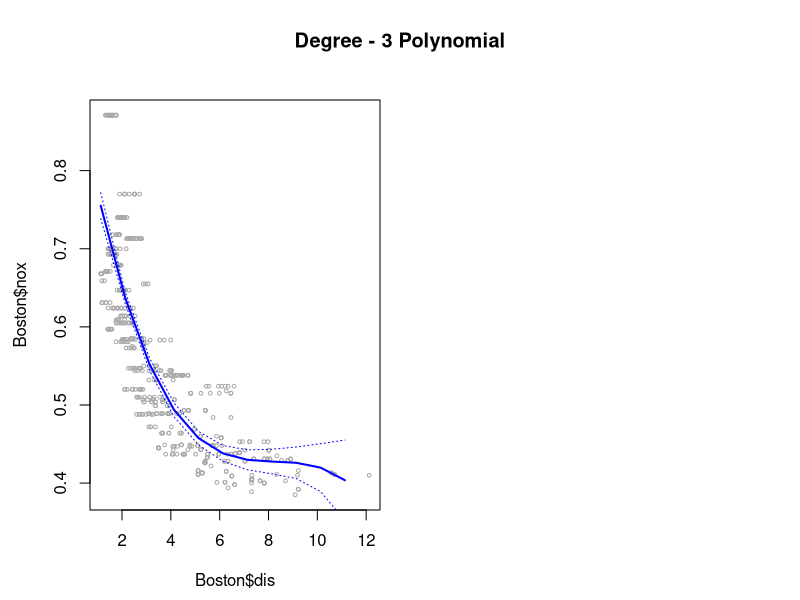
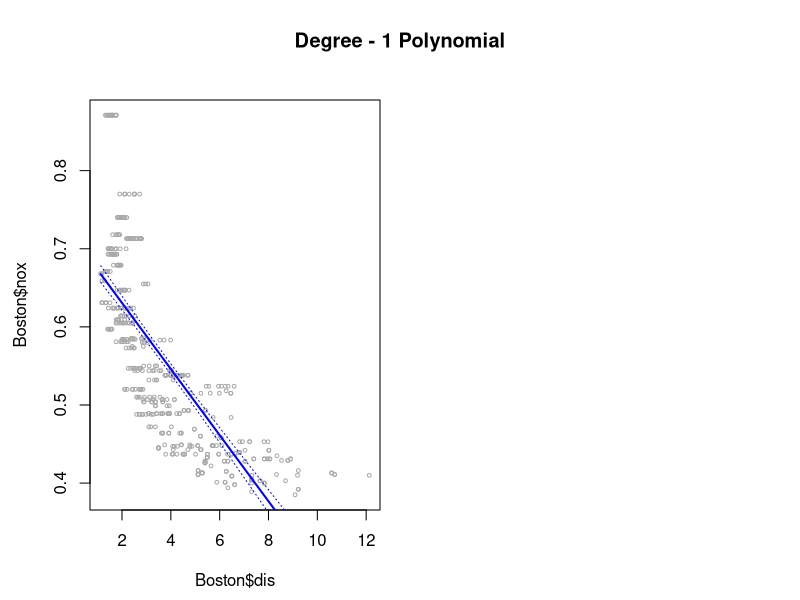
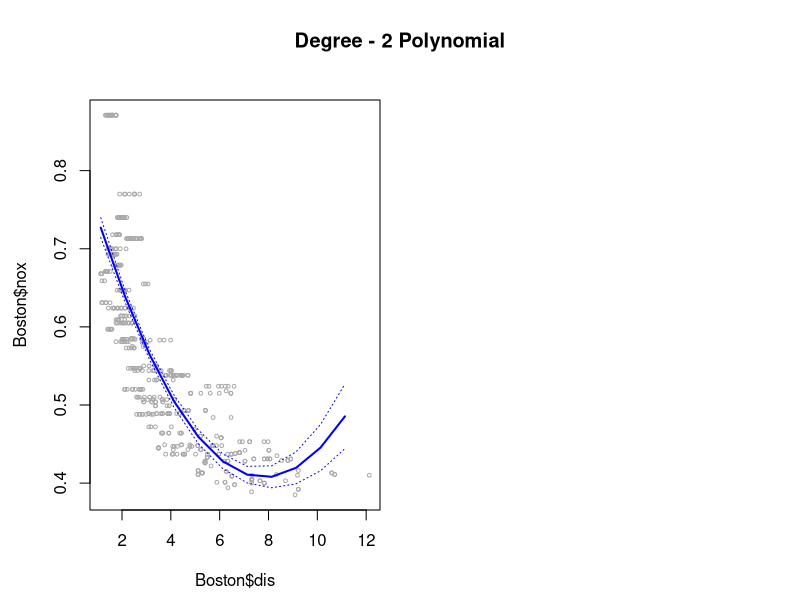
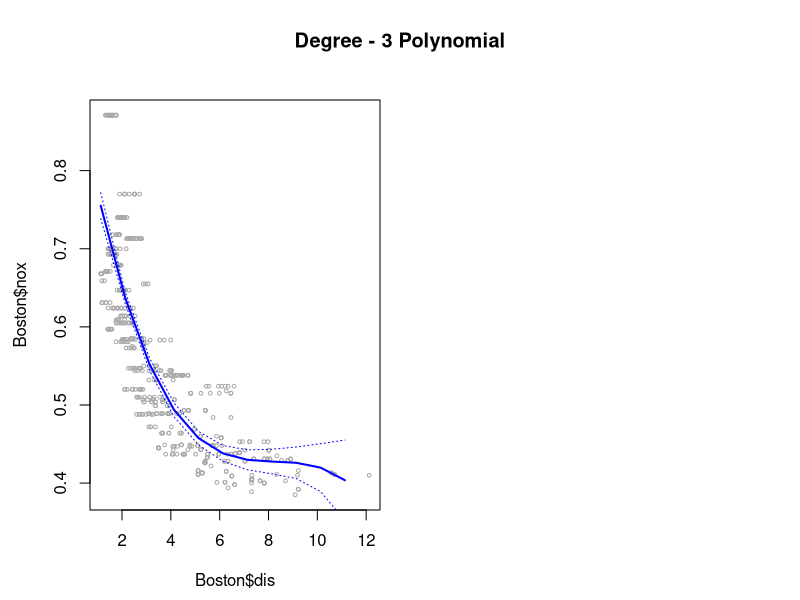
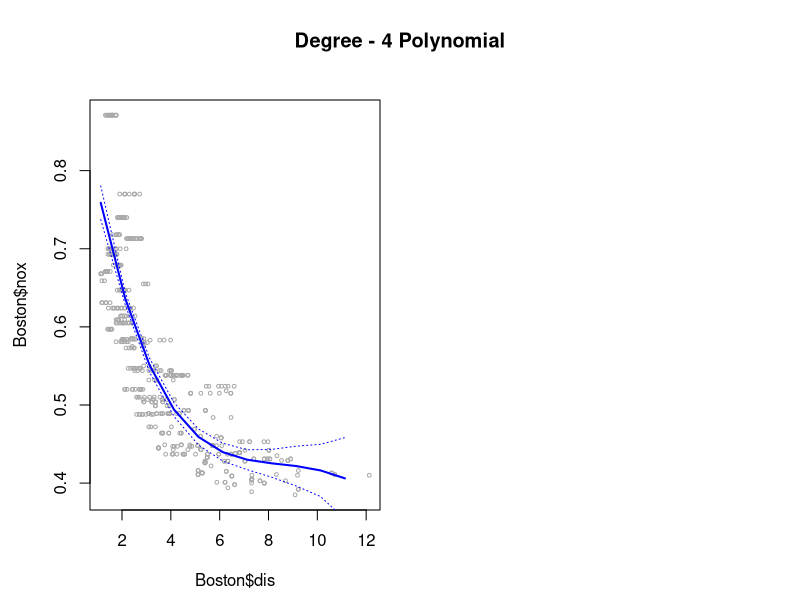
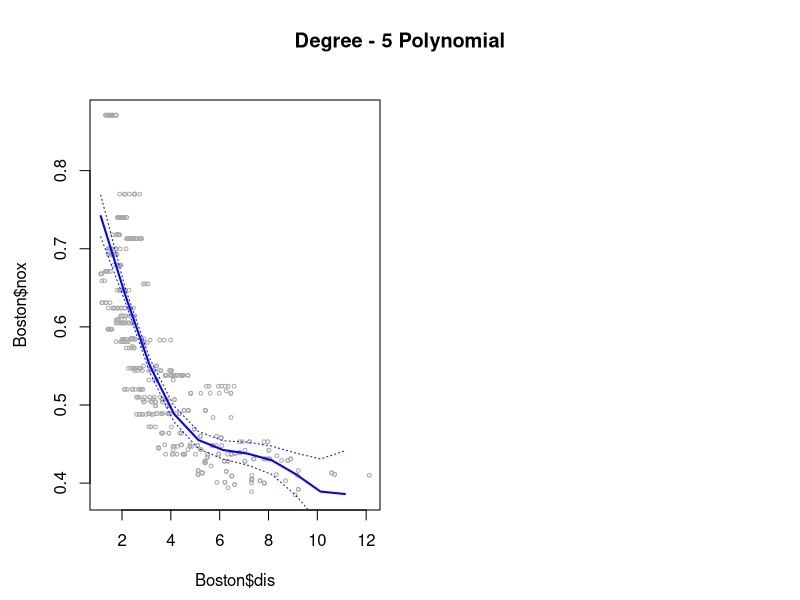
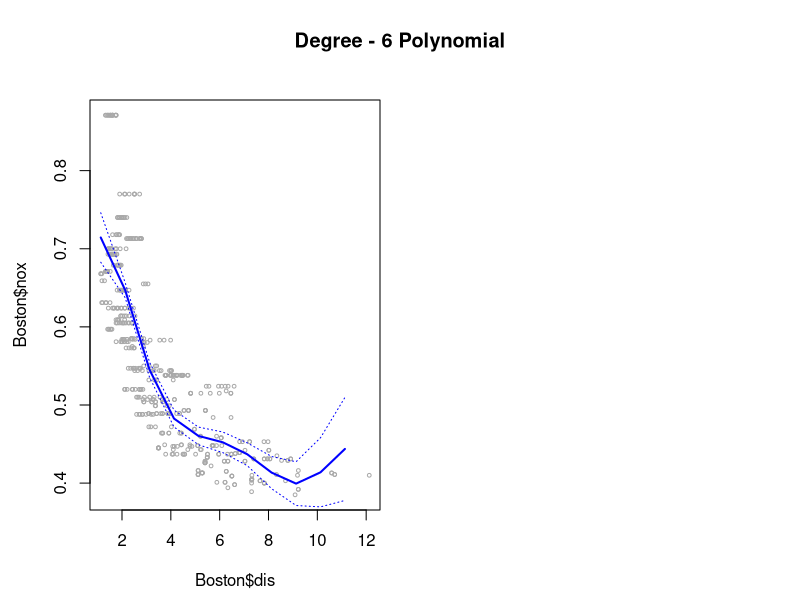
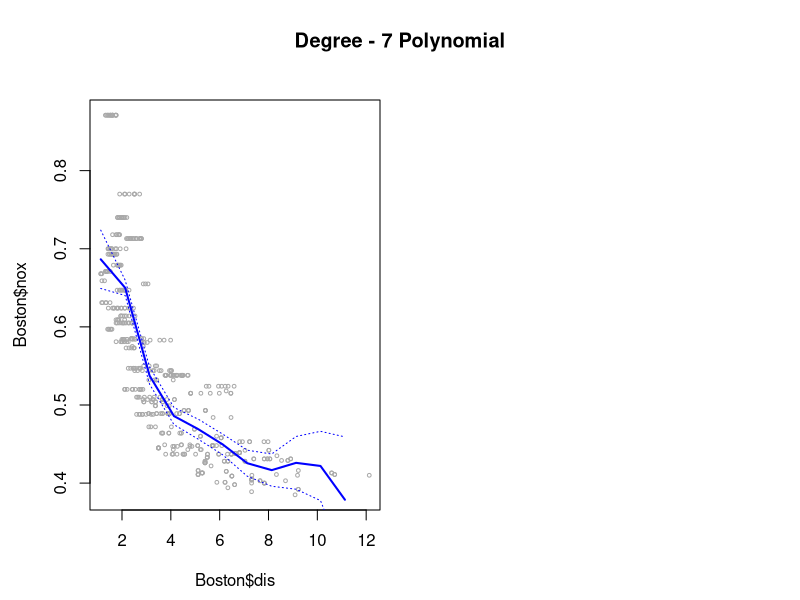

These figures' R source, in order: (Note: this script raises an error after producing the figures.)
# This question uses the variables dis (the weighted mean of distances
# to five Boston employment centers) and nox (nitrogen oxides concentration
# in parts per 10 million) from the Boston data. We will treat
# dis as the predictor and nox as the response.
library(MASS)



# (a) Use the poly() function to fit a cubic polynomial regression to
# predict nox using dis. Report the regression output, and plot
# the resulting data and polynomial fits.



fit_nox3 = lm(nox ~ poly(dis, 3), data = Boston)

dislims = range(Boston$dis)
dis.grid = seq(from = dislims[1], to = dislims[2])
preds = predict(fit_nox3, newdata = list(dis = dis.grid), se = TRUE)
se.bands = cbind(preds$fit + 2 * preds$se.fit, preds$fit - 2 * preds$se.fit)

par(mfrow = c(1, 2), mar = c(4.5, 4.5, 1, 1), oma = c(0, 0, 4, 0))
plot(Boston$dis, Boston$nox, xlim = dislims, cex = .5, col = "darkgrey")
title("Degree - 3 Polynomial", outer = T)
lines(dis.grid, preds$fit, lwd = 2, col = "blue")
matlines(dis.grid, se.bands, lwd = 1, col = "blue", lty = 3)


# (b) Plot the polynomial fits for a range of different polynomial
# degrees (say, from 1 to 10), and report the associated residual
# sum of squares.


##  RSS generator
all_rss = rep(NA, 10)
for (i in 1:10){
  assign(paste0("fit_nox_", i), lm(nox ~ poly(dis, i), data = Boston))
  all_rss[i] = sum(get(paste0("fit_nox_", i))$residuals ^ 2)
}
round(all_rss, 3)

##  Plot Generator
#### Could get neither mfrow nor layout to work to display more than one
#### plot at a time coming out of the loop.
# par(mfrow = c(4,3))
# layout(matrix(c(1, 2, 3, 4, 5, 6, 7, 8, 9, 10), 5, 2, byrow = TRUE))
for (i in 1:10){
  assign(paste0("fit_nox_", i), lm(nox ~ poly(dis, i), data = Boston))
  dislims = range(Boston$dis)
  dis.grid = seq(from = dislims[1], to = dislims[2])
  preds = predict(get(paste0("fit_nox_", i)), newdata = list(dis = dis.grid), se = TRUE)
  se.bands = cbind(preds$fit + 2 * preds$se.fit, preds$fit - 2 * preds$se.fit)
  
  par(mfrow = c(1, 2), mar = c(4.5, 4.5, 1, 1), oma = c(0, 0, 4, 0))
  plot(Boston$dis, Boston$nox, xlim = dislims, cex = .5, col = "darkgrey")
  title(paste0("Degree - ", i, " Polynomial"), outer = T)
  lines(dis.grid, preds$fit, lwd = 2, col = "blue")
  matlines(dis.grid, se.bands, lwd = 1, col = "blue", lty = 3)
}



#### Combined RSS and plot generator.
all_rss = rep(NA, 10)
for (i in 1:10){
  assign(paste0("fit_nox_", i), lm(nox ~ poly(dis, i), data = Boston))
  all_rss[i] = sum(get(paste0("fit_nox_", i))$residuals ^ 2)

  dislims = range(Boston$dis)
  dis.grid = seq(from = dislims[1], to = dislims[2])
  preds = predict(get(paste0("fit_nox_", i)), newdata = list(dis = dis.grid), se = TRUE)
  se.bands = cbind(preds$fit + 2 * preds$se.fit, preds$fit - 2 * preds$se.fit)
  
  par(mfrow = c(1, 2), mar = c(4.5, 4.5, 1, 1), oma = c(0, 0, 4, 0))
  plot(Boston$dis, Boston$nox, xlim = dislims, cex = .5, col = "darkgrey")
  title(paste0("Degree - ", i, " Polynomial"), outer = T)
  lines(dis.grid, preds$fit, lwd = 2, col = "blue")
  matlines(dis.grid, se.bands, lwd = 1, col = "blue", lty = 3)
}
round(all_rss, 3)

# (c) Perform cross-validation or another approach to select the optimal
# degree for the polynomial, and explain your results.

### Reused the third method I used in 7.9.6
# I could also try the k-fold cross validation technique given on page 193.
#  I went ahead and expanded it by repeating it 10 times with 10 different random seeds.

num_resamples = 10
num_folds     = 10
cv.error = matrix(0, num_resamples, num_folds)
for (i in 1:num_resamples){
  seed_number = round(runif(1) * 2147483647, 0)     #Should be able to get all seeds except probably 0.  There are 2^32 seeds.
  set.seed(seed_number)
  print(paste0("Now using seed number, ", seed_number))
  for (j in 1:num_folds){
    glm.fit = glm(nox ~ poly(dis, i), data = Boston)
    cv.error[i, j] = cv.glm(Boston, glm.fit, K = num_folds)$delta[1]
  }}
cv.error
average_cv.error = apply(cv.error, MARGIN = 2, FUN = mean)
average_cv.error
best_poly_order = which.min(average_cv.error)
print(paste0("I should choose a level ", best_poly_order, " order polynomial."))



# (d) Use the bs() function to fit a regression spline to predict nox
# using dis. Report the output for the fit using four degrees of
# freedom. How did you choose the knots? Plot the resulting fit.





# (e) Now fit a regression spline for a range of degrees of freedom, and
# plot the resulting fits and report the resulting RSS. Describe the
# results obtained.





# (f) Perform cross-validation or another approach in order to select
# the best degrees of freedom for a regression spline on this data.
# Describe your results.
